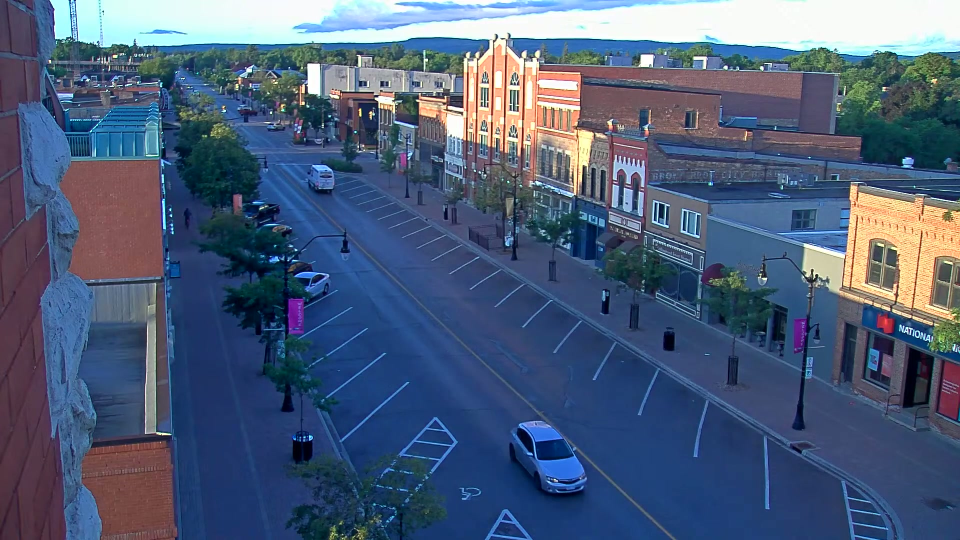
#> input picture calibration/collingwood_cctv.jpg, 1920 x 1080 px (shown at 1/2 size)
$ python roi_template_creator.py calibration/collingwood_cctv.jpg
#> lines starting #> are read from the running program, lines starting #| are printed output that depends on the picture; after the words box and inside, x2 and y2 are one past the last pixel; in counts of white or black regions, pixels touching at a corner belong together
import cv2
import numpy as np
import json
import os
from pathlib import Path


class ROITemplateCreator:
    """
    Create a template of ROIs that can be reused across multiple images.
    Only defines the ROI locations - occupancy is labeled separately.
    """
    def __init__(self, reference_image_path, output_template='roi_template.json', edit_template=None):
#> called with reference_image_path = 'calibration/collingwood_cctv.jpg', output_template = 'roi_template.json'
        self.reference_image_path = reference_image_path
        self.output_template = output_template
        self.edit_template = edit_template
        self.editing_mode = False

        # Load reference image
        self.img = cv2.imread(reference_image_path)
#> self.img is the input picture: shape (1080, 1920, 3); mean B, G, R 121.9, 94.2, 77.3
        if self.img is None:
            raise ValueError(f"Could not load image: {reference_image_path}")

        self.display_img = None
        self.img_height, self.img_width = self.img.shape[:2]
#> self.img_height = 1080; self.img_width = 1920

        # Template ROIs (in normalized coordinates)
        self.template_rois = []

        # Drawing state
        self.current_roi_points = []  # Points being drawn (in image coords)
        self.selected_roi = None
        self.selected_point = None
        self.dragging = False
        self.hover_roi = None
        self.hover_point = None

        # UI state
        self.show_help = False
        self.show_grid_numbers = True

        # Zoom and pan state
        self.zoom_level = 1.0
        self.pan_offset = [0, 0]
        self.pan_mode = False
        self.is_panning = False
        self.pan_start = None
        self.min_zoom = 0.1
        self.max_zoom = 10.0

        self.window_name = 'ROI Template Creator'

        # Load existing template if it exists
        self.load_template()

    def load_template(self):
        """Load existing template from file."""
        template_to_load = self.edit_template if self.edit_template else self.output_template

        if os.path.exists(template_to_load):
            try:
                with open(template_to_load, 'r') as f:
#> (reads roi_template.json from the repository)
                    data = json.load(f)
                    self.template_rois = data.get('rois', [])

                    # Check if template was created for a different image size
                    template_width = data.get('image_width')
                    template_height = data.get('image_height')

                    if self.edit_template:
                        self.editing_mode = True
                        print(f"\n{'='*60}")
                        print(f"📝 EDITING EXISTING TEMPLATE")
                        print(f"{'='*60}")
                        print(f"Template file: {template_to_load}")
                        print(f"Loaded: {len(self.template_rois)} ROIs")

                        if template_width and template_height:
                            if template_width != self.img_width or template_height != self.img_height:
                                print(f"\n⚠️  WARNING: Image size mismatch!")
                                print(f"   Template created for: {template_width}x{template_height}")
                                print(f"   Current image size: {self.img_width}x{self.img_height}")
                                print(f"   ROIs will be scaled to fit the new image.")
                            else:
                                print(f"✓ Image dimensions match: {self.img_width}x{self.img_height}")

                        print(f"{'='*60}\n")
                    else:
                        print(f"✓ Loaded existing template: {len(self.template_rois)} ROIs from {template_to_load}")

            except Exception as e:
                print(f"Could not load template: {e}")
        elif self.edit_template:
            raise ValueError(f"Edit template file not found: {self.edit_template}")

    def save_template(self):
        """Save template to file."""
        template_data = {
            'reference_image': os.path.basename(self.reference_image_path),
            'image_width': self.img_width,
            'image_height': self.img_height,
            'num_rois': len(self.template_rois),
            'rois': self.template_rois
        }

        with open(self.output_template, 'w') as f:
            json.dump(template_data, f, indent=2)

        if self.editing_mode:
            print(f"✓ Template updated: {len(self.template_rois)} ROIs → {self.output_template}")
        else:
            print(f"✓ Template saved: {len(self.template_rois)} ROIs → {self.output_template}")

    def normalized_to_image(self, point):
        """Convert normalized coordinates (0-1) to image coordinates with zoom/pan."""
        x = int(point[0] * self.img_width)
        y = int(point[1] * self.img_height)
        return self.apply_zoom_pan([x, y])

    def apply_zoom_pan(self, point):
        """Apply zoom and pan transformation to a point."""
        x, y = point
        # Apply zoom
        x = int(x * self.zoom_level)
        y = int(y * self.zoom_level)
        # Apply pan
        x += self.pan_offset[0]
        y += self.pan_offset[1]
        return [x, y]

    # [15 lines left out: functions screen_to_image, image_to_normalized, not called in this run]

    def draw(self):
        """Draw the current state with zoom and pan support."""
        # Create zoomed image
        zoomed_width = int(self.img_width * self.zoom_level)
#> zoomed_width = 1920
        zoomed_height = int(self.img_height * self.zoom_level)
#> zoomed_height = 1080
        zoomed_img = cv2.resize(self.img, (zoomed_width, zoomed_height), interpolation=cv2.INTER_LINEAR)

        # Calculate canvas size based on window size (use original image size as viewport)
        canvas_width = self.img_width
#> canvas_width = 1920
        canvas_height = self.img_height
#> canvas_height = 1080
        canvas = np.zeros((canvas_height, canvas_width, 3), dtype=np.uint8)

        # Calculate where to place zoomed image on canvas
        # pan_offset can be positive or negative
        x_offset = self.pan_offset[0]
        y_offset = self.pan_offset[1]

        # Determine the region of the zoomed image that's visible on the canvas
        # Canvas destination coordinates
        dst_x_start = max(0, x_offset)
        dst_y_start = max(0, y_offset)
        dst_x_end = min(canvas_width, x_offset + zoomed_width)
#> dst_x_end = 1920
        dst_y_end = min(canvas_height, y_offset + zoomed_height)
#> dst_y_end = 1080

        # Source region in zoomed image
        src_x_start = max(0, -x_offset)
        src_y_start = max(0, -y_offset)
        src_x_end = src_x_start + (dst_x_end - dst_x_start)
#> src_x_end = 1920
        src_y_end = src_y_start + (dst_y_end - dst_y_start)
#> src_y_end = 1080

        # Only copy if there's a valid region to display
        if dst_x_end > dst_x_start and dst_y_end > dst_y_start:
            canvas[dst_y_start:dst_y_end, dst_x_start:dst_x_end] = \
                zoomed_img[src_y_start:src_y_end, src_x_start:src_x_end]

        self.display_img = canvas.copy()

        # Draw existing template ROIs
        for i, roi in enumerate(self.template_rois):
            # Convert to image coordinates with zoom/pan
            pts = [self.normalized_to_image(p) for p in roi]
            pts = np.array(pts, dtype=np.int32)

            # Determine color based on selection
            if i == self.selected_roi:
                color = (255, 255, 0)  # Yellow for selected
                thickness = max(1, int(2 * self.zoom_level))
                alpha = 0.1
            elif i == self.hover_roi:
                color = (255, 165, 0)  # Orange for hover
                thickness = max(1, int(1 * self.zoom_level))
                alpha = 0.3
            else:
                color = (0, 255, 0)  # Green for all ROIs
                thickness = max(1, int(1 * self.zoom_level))
                alpha = 0.2

            # Draw ROI polygon with semi-transparent fill
            overlay = self.display_img.copy()
            cv2.fillPoly(overlay, [pts], color)
            cv2.addWeighted(overlay, alpha, self.display_img, 1 - alpha, 0, self.display_img)

            # Draw outline
            cv2.polylines(self.display_img, [pts], True, color, thickness)

            # Draw corner points
            point_radius = max(2, int(3 * self.zoom_level))
            selected_point_radius = max(3, int(5 * self.zoom_level))
            for j, pt in enumerate(pts):
                if i == self.selected_roi and j == self.selected_point:
                    cv2.circle(self.display_img, tuple(pt), selected_point_radius, (255, 255, 0), -1)
                elif i == self.hover_roi and j == self.hover_point:
                    cv2.circle(self.display_img, tuple(pt), point_radius + 1, (255, 165, 0), -1)
                else:
                    cv2.circle(self.display_img, tuple(pt), point_radius, color, -1)

            # Draw ROI number
            if self.show_grid_numbers:
                center = np.mean(pts, axis=0).astype(int)
                font_scale = max(0.4, 0.7 * self.zoom_level)
                font_thickness = max(1, int(2 * self.zoom_level))
                cv2.putText(self.display_img, str(i+1), tuple(center),
                           cv2.FONT_HERSHEY_SIMPLEX, font_scale, (255, 255, 255), font_thickness)
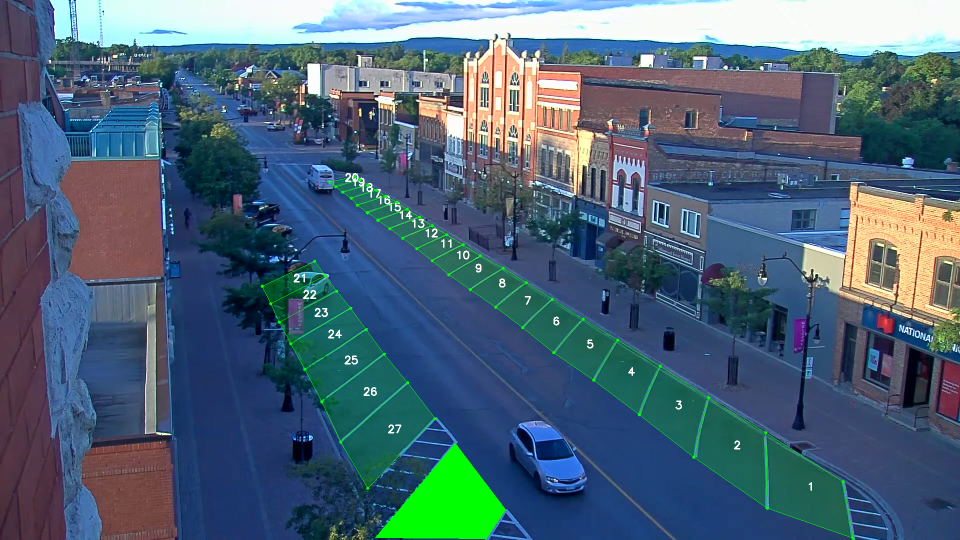
#> overlay: shape (1080, 1920, 3) (shown at 1/2 size); mean B, G, R 118.7, 100.7, 76.7
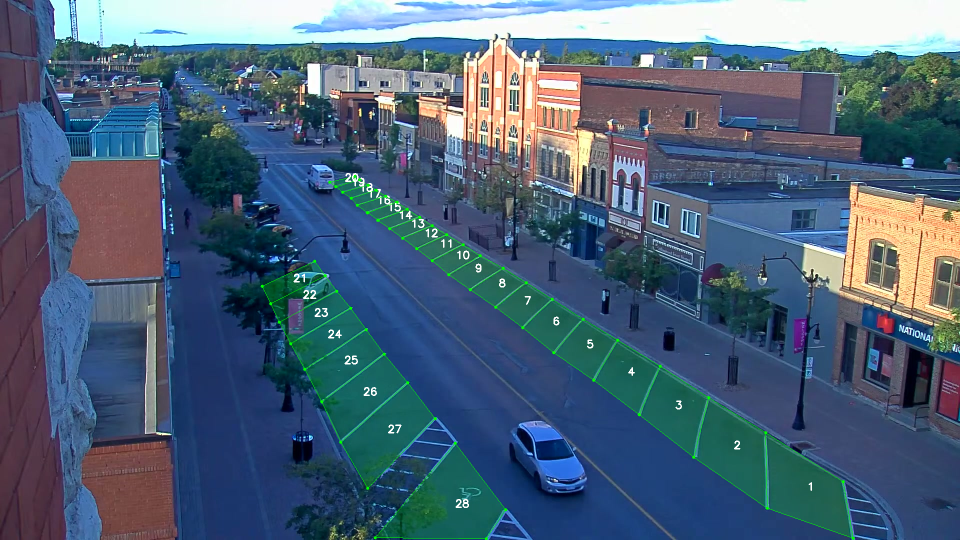
#> self.display_img: shape (1080, 1920, 3) (shown at 1/2 size); 9.73% of pixels changed, all inside (x1, y1, x2, y2) = (521, 346, 1710, 1080)

        # Draw ROI being created
        if len(self.current_roi_points) > 0:
            # Convert to zoomed/panned coordinates
            zoomed_pts = [self.apply_zoom_pan(p) for p in self.current_roi_points]
            pts = np.array(zoomed_pts, dtype=np.int32)

            if len(self.current_roi_points) > 1:
                thickness = max(1, int(2 * self.zoom_level))
                cv2.polylines(self.display_img, [pts], False, (255, 0, 255), thickness)

            point_radius = max(2, int(3 * self.zoom_level))
            for pt in zoomed_pts:
                cv2.circle(self.display_img, tuple(pt), point_radius, (255, 0, 255), -1)

            # Show instruction
            cv2.putText(self.display_img,
                       f"Click point {len(self.current_roi_points)+1}/4",
                       (10, self.img_height - 10),
                       cv2.FONT_HERSHEY_SIMPLEX, 0.7, (255, 0, 255), 2)

        # Draw instructions
        self.draw_instructions()

        cv2.imshow(self.window_name, self.display_img)

    def draw_instructions(self):
        """Draw instruction text overlay."""
        if self.show_help:
            self.draw_help_overlay()
            return

        # Build status line with zoom and pan info
        zoom_text = f"Zoom: {self.zoom_level:.1f}x"
        pan_text = " | PAN MODE" if self.pan_mode else ""
        mode_text = " | EDITING" if self.editing_mode else ""

        instructions = [
            f"TEMPLATE CREATOR - {len(self.template_rois)} ROIs | {zoom_text}{pan_text}{mode_text}",
            "",
            "Click 4 corners to draw ROI | Del: Delete | S: Save | Q: Quit",
            "Drag corners to adjust | +/- or Scroll: Zoom | P: Pan | 0: Reset | N: Numbers | H: Help"
        ]

        y = 25
        for line in instructions:
            if line == "":
                y += 10
                continue

            # Background for text
            (w, h), _ = cv2.getTextSize(line, cv2.FONT_HERSHEY_SIMPLEX, 0.6, 1)
            cv2.rectangle(self.display_img, (5, y-20), (w+15, y+5), (0, 0, 0), -1)

            cv2.putText(self.display_img, line, (10, y),
                       cv2.FONT_HERSHEY_SIMPLEX, 0.6, (0, 255, 255), 2)
            y += 30
#> this loop made 4 passes
#> w on passes 1, 3, 4: 425, 577, 866
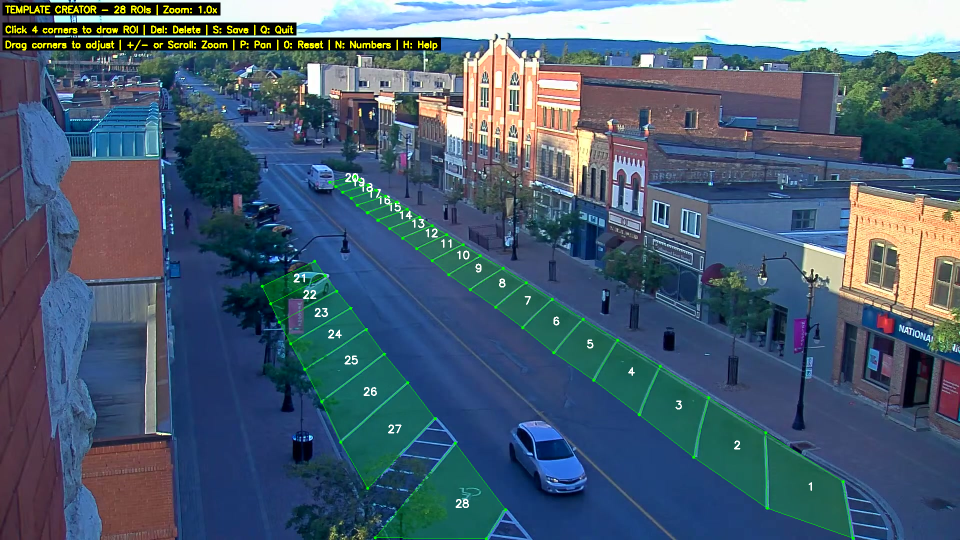
#> self.display_img: shape (1080, 1920, 3) (shown at 1/2 size); 2.38% of pixels changed, all inside (x1, y1, x2, y2) = (5, 5, 882, 101)
#> after the loop, y = 125

    # [208 lines left out: functions draw_help_overlay, mouse_callback, on_mouse_wheel, on_pan_move, zoom_in, zoom_out and 5 more, not called in this run]

    def run(self):
        """Main loop for the template creator."""
        cv2.namedWindow(self.window_name)
        cv2.setMouseCallback(self.window_name, self.mouse_callback)
        self.draw()

        if not self.editing_mode:
            print("\n" + "=" * 60)
            print("ROI TEMPLATE CREATOR")
            print("=" * 60)
            print("Draw ROIs for all parking spots on this reference image.")
            print("These ROIs will be reused across all images in your dataset.")
            print("Press 'H' for help | 'S' to save | 'Q' to quit")
            print("=" * 60 + "\n")
        else:
            print("You can now modify the template:")
            print("  • Add new ROIs by clicking 4 corners")
            print("  • Edit ROIs by dragging corner points")
            print("  • Delete ROIs by selecting and pressing Del")
            print("  • Press 'S' to save | 'Q' to save and quit")
            print()

        while True:
            key = cv2.waitKey(1) & 0xFF
#> (key q is pressed here)

            if key == ord('q'):  # Quit
                self.save_template()
                break

            elif key == ord('s'):  # Save
                self.save_template()

            elif key == ord('h'):  # Help
                self.show_help = not self.show_help
                self.draw()

            elif key == ord('n'):  # Toggle numbers
                self.show_grid_numbers = not self.show_grid_numbers
                self.draw()

            elif key == ord('p'):  # Toggle pan mode
                self.pan_mode = not self.pan_mode
                self.is_panning = False
                self.pan_start = None
                self.draw()

            elif key == ord('+') or key == ord('='):  # Zoom in
                self.zoom_in()

            elif key == ord('-') or key == ord('_'):  # Zoom out
                self.zoom_out()

            elif key == ord('0'):  # Reset zoom
                self.reset_zoom()

            elif key in [8, 127]:  # Backspace or Delete
                if self.selected_roi is not None:
                    print(f"✗ Deleted ROI {self.selected_roi + 1}")
                    del self.template_rois[self.selected_roi]
                    self.selected_roi = None
                    self.draw()

            elif key == 27:  # ESC
                if len(self.current_roi_points) > 0:
                    self.current_roi_points = []
                    self.draw()
                else:
                    self.selected_roi = None
                    self.draw()

        cv2.destroyAllWindows()
        if self.editing_mode:
            print(f"\n✓ Template updated with {len(self.template_rois)} ROIs")
        else:
            print(f"\n✓ Template saved with {len(self.template_rois)} ROIs")
        return self.template_rois


def main():
    import argparse

    parser = argparse.ArgumentParser(description='Create or edit ROI template for parking spots')
    parser.add_argument('reference_image', type=str,
                       help='Reference image to define ROIs on')
    parser.add_argument('--output', '-o', type=str, default='roi_template.json',
                       help='Output template file (default: roi_template.json)')
    parser.add_argument('--edit', '-e', type=str, default=None,
                       help='Edit an existing template file (loads ROIs from this file)')

    args = parser.parse_args()

    # Validate that edit file exists if specified
    if args.edit and not os.path.exists(args.edit):
        print(f"Error: Template file not found: {args.edit}")
        return

    try:
        creator = ROITemplateCreator(args.reference_image, args.output, args.edit)
        creator.run()
    except Exception as e:
        print(f"Error: {e}")
        import traceback
        traceback.print_exc()


if __name__ == "__main__":
    main()
